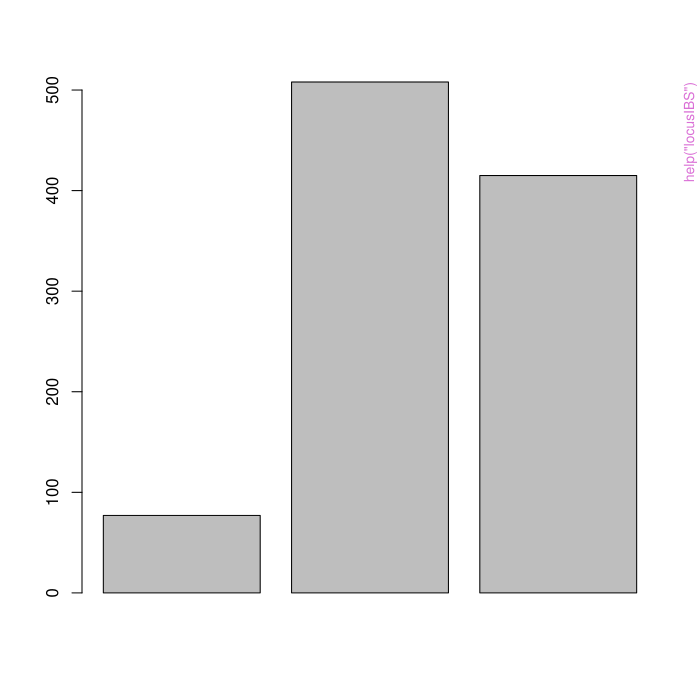

Reproduce this figure in R.
pkgname <- "relSim"
source(file.path(R.home("share"), "R", "examples-header.R"))
options(warn = 1)
base::assign(".ExTimings", "relSim-Ex.timings", pos = 'CheckExEnv')
base::cat("name\tuser\tsystem\telapsed\n", file=base::get(".ExTimings", pos = 'CheckExEnv'))
base::assign(".format_ptime",
function(x) {
  if(!is.na(x[4L])) x[1L] <- x[1L] + x[4L]
  if(!is.na(x[5L])) x[2L] <- x[2L] + x[5L]
  options(OutDec = '.')
  format(x[1L:3L], digits = 7L)
},
pos = 'CheckExEnv')

### * </HEADER>
library('relSim')

base::assign(".oldSearch", base::search(), pos = 'CheckExEnv')
cleanEx()
nameEx("IBS")
### * IBS

flush(stderr()); flush(stdout())

base::assign(".ptime", proc.time(), pos = "CheckExEnv")
### Name: IBS
### Title: Identity by state
### Aliases: IBS

### ** Examples


data(fbiCaucs)
P1 = randomProfile(fbiCaucs)
C1 = randomChild(P1, fbiCaucs)
IBS(P1, C1)
IBS(P1, C1, bPrint = TRUE)




base::assign(".dptime", (proc.time() - get(".ptime", pos = "CheckExEnv")), pos = "CheckExEnv")
base::cat("IBS", base::get(".format_ptime", pos = 'CheckExEnv')(get(".dptime", pos = "CheckExEnv")), "\n", file=base::get(".ExTimings", pos = 'CheckExEnv'), append=TRUE, sep="\t")
cleanEx()
nameEx("USCaucs")
### * USCaucs

flush(stderr()); flush(stdout())

base::assign(".ptime", proc.time(), pos = "CheckExEnv")
### Name: USCaucs
### Title: CODIS STR Loci allele frequency data
### Aliases: USCaucs
### Keywords: datasets

### ** Examples


data(USCaucs)
names(USCaucs)
USCaucs$loci
names(USCaucs$freqs)
USCaucs$freqs[[1]]
names(USCaucs$freqs[[1]])
USCaucs$freqs[[1]][1]



base::assign(".dptime", (proc.time() - get(".ptime", pos = "CheckExEnv")), pos = "CheckExEnv")
base::cat("USCaucs", base::get(".format_ptime", pos = 'CheckExEnv')(get(".dptime", pos = "CheckExEnv")), "\n", file=base::get(".ExTimings", pos = 'CheckExEnv'), append=TRUE, sep="\t")
cleanEx()
nameEx("blockSim")
### * blockSim

flush(stderr()); flush(stdout())

base::assign(".ptime", proc.time(), pos = "CheckExEnv")
### Name: blockSim
### Title: Perform relatives simulations using large memory blocks in C
### Aliases: blockSim

### ** Examples


## not run
## this counts the number of unrelated pairs that are falsely identified
## as siblings using the policy that there are 16 or more matching
## alleles, and the LR/KI is greater than 100,000
## this is a very rare event for the FBI Caucasians with a frequency of
## about 4-5 times in 10 million pairs
## Not run: 
##D data(fbiCaucs)
##D N = 1e8
##D ki = 1e5
##D ibs = 16
##D code = 5
##D BlockSize = 1e6
##D blockSim(N, fbiCaucs, rel = "UN", ibsthresh = ibs, kithresh = ki,
##D          code = code, falseNeg = FALSE, BlockSize = BlockSize)
## End(Not run)



base::assign(".dptime", (proc.time() - get(".ptime", pos = "CheckExEnv")), pos = "CheckExEnv")
base::cat("blockSim", base::get(".format_ptime", pos = 'CheckExEnv')(get(".dptime", pos = "CheckExEnv")), "\n", file=base::get(".ExTimings", pos = 'CheckExEnv'), append=TRUE, sep="\t")
cleanEx()
nameEx("breedFst")
### * breedFst

flush(stderr()); flush(stdout())

base::assign(".ptime", proc.time(), pos = "CheckExEnv")
### Name: breedFst
### Title: Breed a population with an approximate level of theta(Fst)
### Aliases: breedFst

### ** Examples


data(USCaucs)
pop = breedFst(USCaucs)




base::assign(".dptime", (proc.time() - get(".ptime", pos = "CheckExEnv")), pos = "CheckExEnv")
base::cat("breedFst", base::get(".format_ptime", pos = 'CheckExEnv')(get(".dptime", pos = "CheckExEnv")), "\n", file=base::get(".ExTimings", pos = 'CheckExEnv'), append=TRUE, sep="\t")
cleanEx()
nameEx("calcFst")
### * calcFst

flush(stderr()); flush(stdout())

base::assign(".ptime", proc.time(), pos = "CheckExEnv")
### Name: calcFst
### Title: Caculate locus-wise and population Fst values
### Aliases: calcFst

### ** Examples


data(USCaucs)
p = breedFst(USCaucs)
fst = calcFst(p)
fst




base::assign(".dptime", (proc.time() - get(".ptime", pos = "CheckExEnv")), pos = "CheckExEnv")
base::cat("calcFst", base::get(".format_ptime", pos = 'CheckExEnv')(get(".dptime", pos = "CheckExEnv")), "\n", file=base::get(".ExTimings", pos = 'CheckExEnv'), append=TRUE, sep="\t")
cleanEx()
nameEx("checkFreqs")
### * checkFreqs

flush(stderr()); flush(stdout())

base::assign(".ptime", proc.time(), pos = "CheckExEnv")
### Name: checkFreqs
### Title: Make sure that the frequencies are such
### Aliases: checkFreqs

### ** Examples


data(fbiCaucs)
checkFreqs(fbiCaucs)

## induce an error
fbiCaucs$freqs[[1]] = runif(10)
checkFreqs(fbiCaucs)




base::assign(".dptime", (proc.time() - get(".ptime", pos = "CheckExEnv")), pos = "CheckExEnv")
base::cat("checkFreqs", base::get(".format_ptime", pos = 'CheckExEnv')(get(".dptime", pos = "CheckExEnv")), "\n", file=base::get(".ExTimings", pos = 'CheckExEnv'), append=TRUE, sep="\t")
cleanEx()
nameEx("errorRate")
### * errorRate

flush(stderr()); flush(stdout())

base::assign(".ptime", proc.time(), pos = "CheckExEnv")
### Name: errorRate
### Title: Returns the false positive or false negative rates for a set of
###   IBS and/or KI thresholds
### Aliases: errorRate

### ** Examples


## not run
## Not run: 
##D data(fbiCaucs)
##D unrel = sim(10000)
##D errorRate(unrel)
## End(Not run)




base::assign(".dptime", (proc.time() - get(".ptime", pos = "CheckExEnv")), pos = "CheckExEnv")
base::cat("errorRate", base::get(".format_ptime", pos = 'CheckExEnv')(get(".dptime", pos = "CheckExEnv")), "\n", file=base::get(".ExTimings", pos = 'CheckExEnv'), append=TRUE, sep="\t")
cleanEx()
nameEx("exclusionPower")
### * exclusionPower

flush(stderr()); flush(stdout())

base::assign(".ptime", proc.time(), pos = "CheckExEnv")
### Name: exclusionPower
### Title: Calculate the exclusion power of a multiplex by locus
### Aliases: exclusionPower ep

### ** Examples


data(USCaucs)
ep(USCaucs)

## get the multiplex wide exclusion power
1 - prod(1-ep(USCaucs))




base::assign(".dptime", (proc.time() - get(".ptime", pos = "CheckExEnv")), pos = "CheckExEnv")
base::cat("exclusionPower", base::get(".format_ptime", pos = 'CheckExEnv')(get(".dptime", pos = "CheckExEnv")), "\n", file=base::get(".ExTimings", pos = 'CheckExEnv'), append=TRUE, sep="\t")
cleanEx()
nameEx("fbiCaucs")
### * fbiCaucs

flush(stderr()); flush(stdout())

base::assign(".ptime", proc.time(), pos = "CheckExEnv")
### Name: fbiCaucs
### Title: CODIS STR Loci allele frequency data
### Aliases: fbiCaucs
### Keywords: datasets

### ** Examples


data(fbiCaucs)
names(fbiCaucs)
fbiCaucs$loci
names(fbiCaucs$freqs)
fbiCaucs$freqs[[1]]
names(fbiCaucs$freqs[[1]])
fbiCaucs$freqs[[1]][1]




base::assign(".dptime", (proc.time() - get(".ptime", pos = "CheckExEnv")), pos = "CheckExEnv")
base::cat("fbiCaucs", base::get(".format_ptime", pos = 'CheckExEnv')(get(".dptime", pos = "CheckExEnv")), "\n", file=base::get(".ExTimings", pos = 'CheckExEnv'), append=TRUE, sep="\t")
cleanEx()
nameEx("fetchBMdata")
### * fetchBMdata

flush(stderr()); flush(stdout())

base::assign(".ptime", proc.time(), pos = "CheckExEnv")
### Name: fetchBMdata
### Title: Retrieve data from Budowle and Moretti (1999) from the web
### Aliases: fetchBMdata
### Keywords: datasets

### ** Examples


## not run
## Not run: 
##D db = fetchBMdata()
##D names(db)
##D f = db[["TRINIDADIAN"]]$freqs
##D dbExpect(f, k = "UN", collapse = TRUE)
## End(Not run)




base::assign(".dptime", (proc.time() - get(".ptime", pos = "CheckExEnv")), pos = "CheckExEnv")
base::cat("fetchBMdata", base::get(".format_ptime", pos = 'CheckExEnv')(get(".dptime", pos = "CheckExEnv")), "\n", file=base::get(".ExTimings", pos = 'CheckExEnv'), append=TRUE, sep="\t")
cleanEx()
nameEx("locusIBS")
### * locusIBS

flush(stderr()); flush(stdout())

base::assign(".ptime", proc.time(), pos = "CheckExEnv")
### Name: locusIBS
### Title: Identity by state at a locus
### Aliases: locusIBS

### ** Examples


data(fbiCaucs)
G = randomSample(1, fbiCaucs, rel = 'FS', N = 1000)
ibs = locusIBS(G)
barplot(tabulate(ibs+1, nbins = 3))




base::assign(".dptime", (proc.time() - get(".ptime", pos = "CheckExEnv")), pos = "CheckExEnv")
base::cat("locusIBS", base::get(".format_ptime", pos = 'CheckExEnv')(get(".dptime", pos = "CheckExEnv")), "\n", file=base::get(".ExTimings", pos = 'CheckExEnv'), append=TRUE, sep="\t")
cleanEx()
nameEx("lrMix")
### * lrMix

flush(stderr()); flush(stdout())

base::assign(".ptime", proc.time(), pos = "CheckExEnv")
### Name: lrMix
### Title: Calculate locuswise likelihood ratios for two person
###   victim/suspect mixtures
### Aliases: lrMix

### ** Examples


data(USCaucs)
p = randomProfilePairs(USCaucs, 10000)
log.lrs = log10(lrMix(p, USCaucs))
boxplot(log.lrs, las = 2)




base::assign(".dptime", (proc.time() - get(".ptime", pos = "CheckExEnv")), pos = "CheckExEnv")
base::cat("lrMix", base::get(".format_ptime", pos = 'CheckExEnv')(get(".dptime", pos = "CheckExEnv")), "\n", file=base::get(".ExTimings", pos = 'CheckExEnv'), append=TRUE, sep="\t")
cleanEx()
nameEx("lrPC")
### * lrPC

flush(stderr()); flush(stdout())

base::assign(".ptime", proc.time(), pos = "CheckExEnv")
### Name: lrPC
### Title: Likelihood Ratio for Parent-Child / Paternity Index
### Aliases: lrPC

### ** Examples


data(fbiCaucs)
P1 = randomProfile(fbiCaucs)
C1 = randomChild(P1, fbiCaucs)
lrPC(P1, C1, fbiCaucs)




base::assign(".dptime", (proc.time() - get(".ptime", pos = "CheckExEnv")), pos = "CheckExEnv")
base::cat("lrPC", base::get(".format_ptime", pos = 'CheckExEnv')(get(".dptime", pos = "CheckExEnv")), "\n", file=base::get(".ExTimings", pos = 'CheckExEnv'), append=TRUE, sep="\t")
cleanEx()
nameEx("lrSib")
### * lrSib

flush(stderr()); flush(stdout())

base::assign(".ptime", proc.time(), pos = "CheckExEnv")
### Name: lrSib
### Title: Likelihood Ratio / Kinship Index for full-siblings
### Aliases: lrSib

### ** Examples


data(fbiCaucs)
P1 = randomProfile(fbiCaucs)
S1 = randomSib(P1, fbiCaucs)
P2 = randomProfile(fbiCaucs)
lrSib(P1, S1, fbiCaucs)
lrSib(P1, P2, fbiCaucs)




base::assign(".dptime", (proc.time() - get(".ptime", pos = "CheckExEnv")), pos = "CheckExEnv")
base::cat("lrSib", base::get(".format_ptime", pos = 'CheckExEnv')(get(".dptime", pos = "CheckExEnv")), "\n", file=base::get(".ExTimings", pos = 'CheckExEnv'), append=TRUE, sep="\t")
cleanEx()
nameEx("lrSibDebug")
### * lrSibDebug

flush(stderr()); flush(stdout())

base::assign(".ptime", proc.time(), pos = "CheckExEnv")
### Name: lrSibDebug
### Title: Likelihood Ratio / Kinship Index for full-siblings
### Aliases: lrSibDebug

### ** Examples


data(fbiCaucs)
P1 = randomProfile(fbiCaucs)
S1 = randomSib(P1, fbiCaucs)
P2 = randomProfile(fbiCaucs)
cat(paste(lrSibDebug(P1, S1, fbiCaucs)$Lines))
cat(paste(lrSibDebug(P1, P2, fbiCaucs)$Lines))




base::assign(".dptime", (proc.time() - get(".ptime", pos = "CheckExEnv")), pos = "CheckExEnv")
base::cat("lrSibDebug", base::get(".format_ptime", pos = 'CheckExEnv')(get(".dptime", pos = "CheckExEnv")), "\n", file=base::get(".ExTimings", pos = 'CheckExEnv'), append=TRUE, sep="\t")
cleanEx()
nameEx("normalizeFreqs")
### * normalizeFreqs

flush(stderr()); flush(stdout())

base::assign(".ptime", proc.time(), pos = "CheckExEnv")
### Name: normalizeFreqs
### Title: Normalize frequencies to 1
### Aliases: normalizeFreqs

### ** Examples


data(fbiCaucs)

## induce an error
fbiCaucs$freqs[[1]] = rgamma(10,1,1)
checkFreqs(fbiCaucs)
fbiCaucs = normalizeFreqs(fbiCaucs)
checkFreqs(fbiCaucs)




base::assign(".dptime", (proc.time() - get(".ptime", pos = "CheckExEnv")), pos = "CheckExEnv")
base::cat("normalizeFreqs", base::get(".format_ptime", pos = 'CheckExEnv')(get(".dptime", pos = "CheckExEnv")), "\n", file=base::get(".ExTimings", pos = 'CheckExEnv'), append=TRUE, sep="\t")
cleanEx()
nameEx("print.population")
### * print.population

flush(stderr()); flush(stdout())

base::assign(".ptime", proc.time(), pos = "CheckExEnv")
### Name: print.population
### Title: Print summary details of a substructed population
### Aliases: print.population

### ** Examples


data(fbiCaucs)
p = breedFst(fbiCaucs)
print(p)




base::assign(".dptime", (proc.time() - get(".ptime", pos = "CheckExEnv")), pos = "CheckExEnv")
base::cat("print.population", base::get(".format_ptime", pos = 'CheckExEnv')(get(".dptime", pos = "CheckExEnv")), "\n", file=base::get(".ExTimings", pos = 'CheckExEnv'), append=TRUE, sep="\t")
cleanEx()
nameEx("print.profile")
### * print.profile

flush(stderr()); flush(stdout())

base::assign(".ptime", proc.time(), pos = "CheckExEnv")
### Name: print.profile
### Title: Print a DNA profile
### Aliases: print.profile

### ** Examples


data(fbiCaucs)
P1 = randomProfile(fbiCaucs)
P2 = randomProfile(fbiCaucs)
P1
print(P1, horizontal = TRUE)
print(P2, horizontal = TRUE)




base::assign(".dptime", (proc.time() - get(".ptime", pos = "CheckExEnv")), pos = "CheckExEnv")
base::cat("print.profile", base::get(".format_ptime", pos = 'CheckExEnv')(get(".dptime", pos = "CheckExEnv")), "\n", file=base::get(".ExTimings", pos = 'CheckExEnv'), append=TRUE, sep="\t")
cleanEx()
nameEx("randomChild")
### * randomChild

flush(stderr()); flush(stdout())

base::assign(".ptime", proc.time(), pos = "CheckExEnv")
### Name: randomChild
### Title: Generate a random child from a given DNA profile and a given set
###   of allele frequencies
### Aliases: randomChild

### ** Examples


data(fbiCaucs)
P1 = randomProfile(fbiCaucs)
C1 = randomChild(P1,fbiCaucs)
P1
C1




base::assign(".dptime", (proc.time() - get(".ptime", pos = "CheckExEnv")), pos = "CheckExEnv")
base::cat("randomChild", base::get(".format_ptime", pos = 'CheckExEnv')(get(".dptime", pos = "CheckExEnv")), "\n", file=base::get(".ExTimings", pos = 'CheckExEnv'), append=TRUE, sep="\t")
cleanEx()
nameEx("randomPCPairs")
### * randomPCPairs

flush(stderr()); flush(stdout())

base::assign(".ptime", proc.time(), pos = "CheckExEnv")
### Name: randomPCPairs
### Title: Generate one or more random parent/child pairs from a given set
###   of allele frequencies
### Aliases: randomPCPairs

### ** Examples


data(fbiCaucs)
P = randomPCPairs(fbiCaucs)
P$parent
P$child




base::assign(".dptime", (proc.time() - get(".ptime", pos = "CheckExEnv")), pos = "CheckExEnv")
base::cat("randomPCPairs", base::get(".format_ptime", pos = 'CheckExEnv')(get(".dptime", pos = "CheckExEnv")), "\n", file=base::get(".ExTimings", pos = 'CheckExEnv'), append=TRUE, sep="\t")
cleanEx()
nameEx("randomProfile")
### * randomProfile

flush(stderr()); flush(stdout())

base::assign(".ptime", proc.time(), pos = "CheckExEnv")
### Name: randomProfile
### Title: Generate a random DNA profile from a given set of allele
###   frequencies
### Aliases: randomProfile

### ** Examples


data(fbiCaucs)
P1 = randomProfile(fbiCaucs)




base::assign(".dptime", (proc.time() - get(".ptime", pos = "CheckExEnv")), pos = "CheckExEnv")
base::cat("randomProfile", base::get(".format_ptime", pos = 'CheckExEnv')(get(".dptime", pos = "CheckExEnv")), "\n", file=base::get(".ExTimings", pos = 'CheckExEnv'), append=TRUE, sep="\t")
cleanEx()
nameEx("randomProfilePairs")
### * randomProfilePairs

flush(stderr()); flush(stdout())

base::assign(".ptime", proc.time(), pos = "CheckExEnv")
### Name: randomProfilePairs
### Title: Generate one or more random DNA profile pairs from a given set
###   of allele frequencies
### Aliases: randomProfilePairs

### ** Examples


data(fbiCaucs)
P = randomProfilePairs(fbiCaucs)
P$prof1
P$prof2




base::assign(".dptime", (proc.time() - get(".ptime", pos = "CheckExEnv")), pos = "CheckExEnv")
base::cat("randomProfilePairs", base::get(".format_ptime", pos = 'CheckExEnv')(get(".dptime", pos = "CheckExEnv")), "\n", file=base::get(".ExTimings", pos = 'CheckExEnv'), append=TRUE, sep="\t")
cleanEx()
nameEx("randomSample")
### * randomSample

flush(stderr()); flush(stdout())

base::assign(".ptime", proc.time(), pos = "CheckExEnv")
### Name: randomSample
### Title: Generate a random sample of related (or unrelated) pairs of
###   people
### Aliases: randomSample

### ** Examples


data(fbiCaucs)
G = randomSample(1, fbiCaucs, "FS", 100)




base::assign(".dptime", (proc.time() - get(".ptime", pos = "CheckExEnv")), pos = "CheckExEnv")
base::cat("randomSample", base::get(".format_ptime", pos = 'CheckExEnv')(get(".dptime", pos = "CheckExEnv")), "\n", file=base::get(".ExTimings", pos = 'CheckExEnv'), append=TRUE, sep="\t")
cleanEx()
nameEx("randomSib")
### * randomSib

flush(stderr()); flush(stdout())

base::assign(".ptime", proc.time(), pos = "CheckExEnv")
### Name: randomSib
### Title: Generate a random sibling from a given DNA profile and a given
###   set of allele frequencies
### Aliases: randomSib

### ** Examples


data(fbiCaucs)
P1 = randomProfile(fbiCaucs)
S1 = randomSib(P1,fbiCaucs)
P1
S1




base::assign(".dptime", (proc.time() - get(".ptime", pos = "CheckExEnv")), pos = "CheckExEnv")
base::cat("randomSib", base::get(".format_ptime", pos = 'CheckExEnv')(get(".dptime", pos = "CheckExEnv")), "\n", file=base::get(".ExTimings", pos = 'CheckExEnv'), append=TRUE, sep="\t")
cleanEx()
nameEx("randomSibPairs")
### * randomSibPairs

flush(stderr()); flush(stdout())

base::assign(".ptime", proc.time(), pos = "CheckExEnv")
### Name: randomSibPairs
### Title: Generate one or more pairs of random siblings from a given set
###   of allele frequencies
### Aliases: randomSibPairs

### ** Examples


data(fbiCaucs)
P = randomSibPairs(fbiCaucs)
P$sib1
P$sib2




base::assign(".dptime", (proc.time() - get(".ptime", pos = "CheckExEnv")), pos = "CheckExEnv")
base::cat("randomSibPairs", base::get(".format_ptime", pos = 'CheckExEnv')(get(".dptime", pos = "CheckExEnv")), "\n", file=base::get(".ExTimings", pos = 'CheckExEnv'), append=TRUE, sep="\t")
cleanEx()
nameEx("readResults")
### * readResults

flush(stderr()); flush(stdout())

base::assign(".ptime", proc.time(), pos = "CheckExEnv")
### Name: readResults
### Title: Read a simulation result set from file
### Aliases: readResults

### ** Examples


data(fbiCaucs)
## not run
## write the results of 100 unrelated profile pairs to
## results-sim-UN-100.csv.gz
## and read it back in
## Not run: 
##D sim(100, save = T)
##D unrel = readResults(100)
##D sim(100, rel = "FS", strVer = "01", save = T)
##D sibs = readResults(100, rel = "FS", strVer = "01")
## End(Not run)




base::assign(".dptime", (proc.time() - get(".ptime", pos = "CheckExEnv")), pos = "CheckExEnv")
base::cat("readResults", base::get(".format_ptime", pos = 'CheckExEnv')(get(".dptime", pos = "CheckExEnv")), "\n", file=base::get(".ExTimings", pos = 'CheckExEnv'), append=TRUE, sep="\t")
cleanEx()
nameEx("sim")
### * sim

flush(stderr()); flush(stdout())

base::assign(".ptime", proc.time(), pos = "CheckExEnv")
### Name: sim
### Title: Perform the relatives simulation
### Aliases: sim

### ** Examples


## not run
## this replicates Ge et al.'s experiment and takes about 45 minutes
## to run (I think)
## Not run: 
##D data(fbiCaucs)
##D N = 1000000
##D sim(N, fbiCaucs, save = T)
##D sim(N, fbiCaucs, 'FS', save = T)
##D sim(N, fbiCaucs, 'PC', save = T)
## End(Not run)




base::assign(".dptime", (proc.time() - get(".ptime", pos = "CheckExEnv")), pos = "CheckExEnv")
base::cat("sim", base::get(".format_ptime", pos = 'CheckExEnv')(get(".dptime", pos = "CheckExEnv")), "\n", file=base::get(".ExTimings", pos = 'CheckExEnv'), append=TRUE, sep="\t")
cleanEx()
nameEx("toNexus")
### * toNexus

flush(stderr()); flush(stdout())

base::assign(".ptime", proc.time(), pos = "CheckExEnv")
### Name: toNexus
### Title: Export a population with substructure to a Nexus file
### Aliases: toNexus

### ** Examples


data(USCaucs)
p = breedFst(USCaucs)
toNexus(p)




base::assign(".dptime", (proc.time() - get(".ptime", pos = "CheckExEnv")), pos = "CheckExEnv")
base::cat("toNexus", base::get(".format_ptime", pos = 'CheckExEnv')(get(".dptime", pos = "CheckExEnv")), "\n", file=base::get(".ExTimings", pos = 'CheckExEnv'), append=TRUE, sep="\t")
cleanEx()
nameEx("writeCSV")
### * writeCSV

flush(stderr()); flush(stdout())

base::assign(".ptime", proc.time(), pos = "CheckExEnv")
### Name: writeCSV
### Title: Saves/writes population frequencies to disk
### Aliases: writeCSV

### ** Examples


data(USCaucs)
## Not run: 
##D   writeCSV("USCaucs.csv", USCaucs)
## End(Not run)




base::assign(".dptime", (proc.time() - get(".ptime", pos = "CheckExEnv")), pos = "CheckExEnv")
base::cat("writeCSV", base::get(".format_ptime", pos = 'CheckExEnv')(get(".dptime", pos = "CheckExEnv")), "\n", file=base::get(".ExTimings", pos = 'CheckExEnv'), append=TRUE, sep="\t")
cleanEx()
nameEx("writePop")
### * writePop

flush(stderr()); flush(stdout())

base::assign(".ptime", proc.time(), pos = "CheckExEnv")
### Name: writePop
### Title: Saves/writes population profiles to disk
### Aliases: writePop

### ** Examples


data(USCaucs)
pop = breedFst(USCaucs)
## Not run: 
##D   writePop("USCaucs.csv", pop)
##D   
## End(Not run)




base::assign(".dptime", (proc.time() - get(".ptime", pos = "CheckExEnv")), pos = "CheckExEnv")
base::cat("writePop", base::get(".format_ptime", pos = 'CheckExEnv')(get(".dptime", pos = "CheckExEnv")), "\n", file=base::get(".ExTimings", pos = 'CheckExEnv'), append=TRUE, sep="\t")
### * <FOOTER>
###
options(digits = 7L)
base::cat("Time elapsed: ", proc.time() - base::get("ptime", pos = 'CheckExEnv'),"\n")
grDevices::dev.off()
###
### Local variables: ***
### mode: outline-minor ***
### outline-regexp: "\\(> \\)?### [*]+" ***
### End: ***
quit('no')
